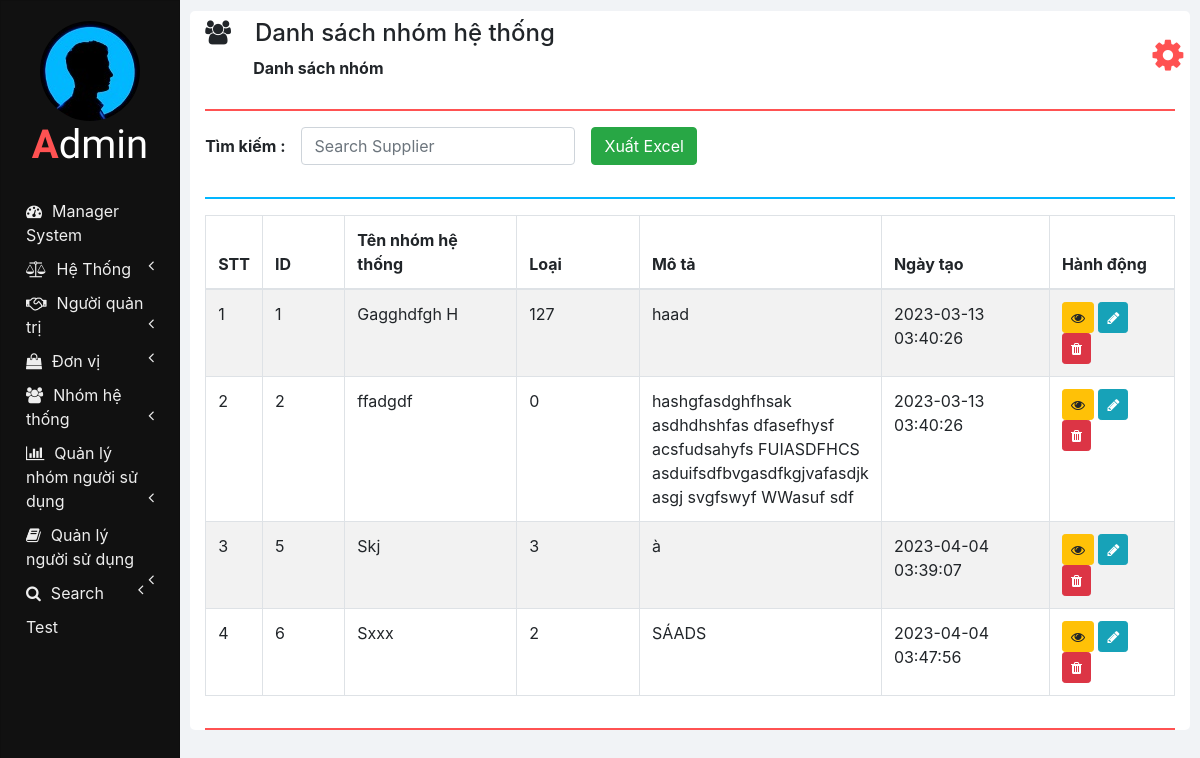
Page /manage_supplier.php on the committed database.
### tables this page shows
CREATE TABLE `team_sys_manager` (
  `id_team_sys` int(11) NOT NULL,
  `name_team_sys` varchar(50) NOT NULL,
  `type_sys` tinyint(1) NOT NULL,
  `describe_sys` text NOT NULL,
  `create_by` int(11) NOT NULL,
  `created_at` timestamp NOT NULL DEFAULT CURRENT_TIMESTAMP,
  `file_des` varchar(100) NOT NULL
);

### php/manage_supplier.php (the view, shortened to what this page needs)
          <?php
function showSuppliers($id ) {
  require "db_connection.php";
  if($con) {
    $seq_no = 0;
    $query = "SELECT * FROM team_sys_manager";
    $result = mysqli_query($con, $query);
    while($row = mysqli_fetch_array($result)) {
      $seq_no++;
      if($row['id_team_sys'] == $id)
        showEditOptionsRow($seq_no, $row);
      else
        showSupplierRow($seq_no, $row);
    }
  }
}
    ?>
        <?php
function showSupplierRow($seq_no, $row) {
  ?>
  <tr>
    <td><?php echo $seq_no; ?></td>
    <td><?php echo $row['id_team_sys'] ?></td>
    <td><?php echo $row['name_team_sys']; ?></td>
    <td><?php echo $row['type_sys']; ?></td>
    <td><?php echo $row['describe_sys']; ?></td>
    <td><?php echo $row['created_at']; ?></td>
    <td>
    <button class="btn btn-warning btn-sm" onclick="viewItem(<?php echo $row['id_team_sys']; ?>);">
      <i class="fa fa-eye"></i>
      </button>
      <button href="" class="btn btn-info btn-sm" onclick="viewEdit(<?php echo $row['id_team_sys']; ?>);">
        <i class="fa fa-pencil"></i>
      </button>
      <button class="btn btn-danger btn-sm" onclick="deleteSupplier(<?php echo $row['id_team_sys']; ?>);">
        <i class="fa fa-trash"></i>
      </button>
    </td>
  </tr>
  <?php
}
?>

### css/sidenav.css (style rules this page uses)
body { background-color: #f1f3f6; }
.sidenav { width: 15%; height: 100vh; background-color: #222222; position: fixed; z-index: 1; flex: 1 0 auto; }
.card { width: 100%; height: 100%; top: 0; border-radius: 0; background-color: #111111; }
.logo .logo-caption { font-family: 'Poiret One', cursive; color: #ffffff; text-align: center; margin-bottom: 25px; }
.logo .profile { margin-left: 50%; border-radius: 50%; transform: translate(-50%); }
.logo .tweak { color: #ff5252; font-weight: bold; }
.main-menu-item { padding: 5px 5px; cursor: pointer; }
.main-menu-item > a { color: #eeeeee; text-decoration: none; font-size: 16px; }
.main-menu-item > a > span { margin-left: 10px; }

### css/home.css (style rules this page uses)
html, body { height: 100vh; }

### rows in the picture
team_sys_manager: seq_no "1", id_team_sys "1", name_team_sys "Gagghdfgh H", type_sys "127", describe_sys "haad", created_at "2023-03-13 03:40:26"
team_sys_manager: seq_no "2", id_team_sys "2", name_team_sys "ffadgdf", type_sys "0", describe_sys "hashgfasdghfhsak asdhdhshfas dfasefhysf acsfudsahyfs FUIASDFHCS asduifsdfbvgasdfkgjvafasdjk asgj svgfswyf WWasuf sdf", created_at "2023-03-13 03:40:26"
team_sys_manager: seq_no "3", id_team_sys "5", name_team_sys "Skj", type_sys "3", describe_sys "à", created_at "2023-04-04 03:39:07"
team_sys_manager: seq_no "4", id_team_sys "6", name_team_sys "Sxxx", type_sys "2", describe_sys "SÁADS", created_at "2023-04-04 03:47:56"

### other values in the picture
$heading "Danh sách nhóm hệ thống"
$sub_heading "Danh sách nhóm"
